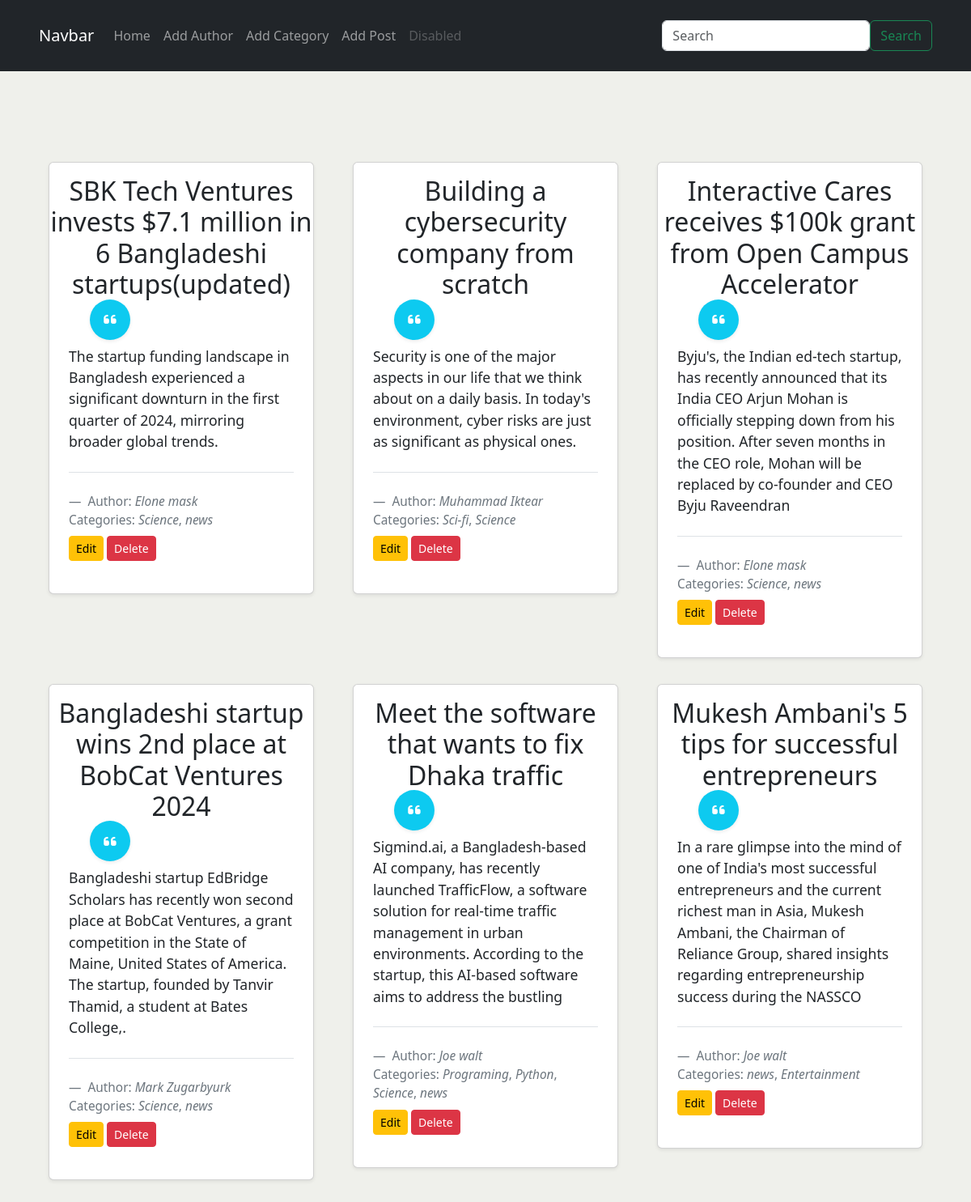
The page / on the database its author committed.
### post/models.py (models this page shows, shortened)
class Post(models.Model):
    title=models.CharField(max_length=100)
    content=models.TextField()
    category=models.ManyToManyField(Category) #ekta post multiple categorir hote pare, ekeivabe ekta catagory er moddhe multiple post hote pare
    author = models.ForeignKey(Author, on_delete=models.CASCADE)

### author/models.py (models this page shows, shortened)
class Author(models.Model):
    name=models.CharField(max_length=100)
    bio=models.TextField()
    phone_no=models.CharField(max_length=12)

### categories/models.py (models this page shows, shortened)
class Category(models.Model):
    name=models.CharField(max_length=100)

### blog_project/views.py (the view)
# urls.py: 2. Add a URL to urlpatterns:  path('', views.home, name='home')
def home(request):
    data=Post.objects.all()
    return render(request,'home.html',{'data':data})

### templates/home.html (shortened to what this page needs)
{% extends 'base.html' %}
{% block content %}
<section class="m-5 py-5">
    <div class="row d-flex">
        {% for post in data %}
            <div class="col-lg-4 col-md-6 p-3 px-4">
                <div class="card shadow-sm">
                    <header class="text-center pb-3 pt-3">
                        <h2>{{ post.title }}</h2>
                    </header>
                    <blockquote class="blockquote blockquote-custom bg-white p-4 rounded">
                        <div class="blockquote-custom-icon bg-info shadow-sm"><i class="fa fa-quote-left text-white"></i></div>
                        <p class="mb-0 mt-2 font-italic">{{ post.content }}</p>
                        <footer class="blockquote-footer pt-4 mt-4 border-top">
                            Author: <cite title="Source Title">{{ post.author.name }}</cite>
                            <br>
                            Categories:
                            {% for cat in post.category.all %}
                                <cite>{{ cat.name }}</cite>{% if not forloop.last %}, {% endif %}
                            {% endfor %}
                            <div>
                                <a href="{%url 'edit_post' post.id%}" class="btn btn-warning btn-sm mt-2">Edit</a>
                                <a href="{%url 'del_post' post.id%}" class="btn btn-danger btn-sm mt-2">Delete</a>
                            </div>
                        </footer>
                    </blockquote>
                </div>
            </div>
        {% endfor %}
    </div>
</section>
{% endblock %}

### templates/base.html (shortened to what this page needs)
<!doctype html>
<html lang="en">
  <head>
    <link href="https://cdn.jsdelivr.net/npm/bootstrap@5.3.3/dist/css/bootstrap.min.css" rel="stylesheet">
    <link rel="stylesheet" href="https://cdnjs.cloudflare.com/ajax/libs/font-awesome/6.5.2/css/all.min.css">
  </head>
  <body>
    <nav class="navbar navbar-expand-lg navbar-dark bg-dark p-4 ps-5 px-5">
        <a class="navbar-brand" href="#">Navbar</a>
        <div class="collapse navbar-collapse justify-content-between" id="navbarSupportedContent">
          <ul class="navbar-nav mr-auto">
            <li class="nav-item active">
              <a class="nav-link" href="{% url 'homepage' %}">Home</span></a>
            </li>
            <li class="nav-item">
              <a class="nav-link" href="{% url 'add_author'%}">Add Author</a>
            </li>
            <li class="nav-item">
                <a class="nav-link" href="{%url 'add_category'%}">Add Category</a>
              </li>
              <li class="nav-item">
                <a class="nav-link" href="{%url 'add_post'%}">Add Post</a>
              </li>
            <li class="nav-item">
              <a class="nav-link disabled" href="#">Disabled</a>
            </li>
          </ul>
          <form class="d-flex form-inline my-2 my-lg-0">
            <input class="form-control mr-sm-2" type="search" placeholder="Search" aria-label="Search">
            <button class="btn btn-outline-success my-2 my-sm-0" type="submit">Search</button>
          </form>
        </div>
      </nav>
    {%block content%}
    {%endblock%}
  </body>
</html>

### templates/home.html (style rules this page uses)
.blockquote-custom { position: relative; font-size: 1.1rem; }
.blockquote-custom-icon { width: 50px; height: 50px; border-radius: 50%; display: flex; align-items: center; justify-content: center; position: absolute; top: -25px; left: 50px; }
body { background: #eff0eb; background-image: url('https://i.postimg.cc/MTbfnkj6/bg.png'); background-size: cover; background-repeat: no-repeat; }

### rows shown on the page
Post: title "SBK Tech Ventures invests $7.1 million in 6 Bangladeshi startups(updated)", content "The startup funding landscape in Bangladesh experienced a significant downturn in the first quarter of 2024, mirroring broader global trends.", author.name "Elone mask"
Category: name "Science"
Category: name "news"
Post: title "Building a cybersecurity company from scratch", content "Security is one of the major aspects in our life that we think about on a daily basis. In today's environment, cyber risks are just as significant as physical ones.", author.name "Muhammad Iktear"
Category: name "Sci-fi"
Post: title "Interactive Cares receives $100k grant from Open Campus Accelerator", content "Byju's, the Indian ed-tech startup, has recently announced that its India CEO Arjun Mohan is officially stepping down from his position. After seven months in the CEO role, Mohan will be replaced by co-founder and CEO Byju Raveendran", author.name "Elone mask"
Post: title "Bangladeshi startup wins 2nd place at BobCat Ventures 2024", content "Bangladeshi startup EdBridge Scholars has recently won second place at BobCat Ventures, a grant competition in the State of Maine, United States of America. The startup, founded by Tanvir Thamid, a student at Bates College,.", author.name "Mark Zugarbyurk"
Post: title "Meet the software that wants to fix Dhaka traffic", content "Sigmind.ai, a Bangladesh-based AI company, has recently launched TrafficFlow, a software solution for real-time traffic management in urban environments. According to the startup, this AI-based software aims to address the bustling", author.name "Joe walt"
Category: name "Programing"
Category: name "Python"
Post: title "Mukesh Ambani's 5 tips for successful entrepreneurs", content "In a rare glimpse into the mind of one of India's most successful entrepreneurs and the current richest man in Asia, Mukesh Ambani, the Chairman of Reliance Group, shared insights regarding entrepreneurship success during the NASSCO", author.name "Joe walt"
Category: name "Entertainment"
